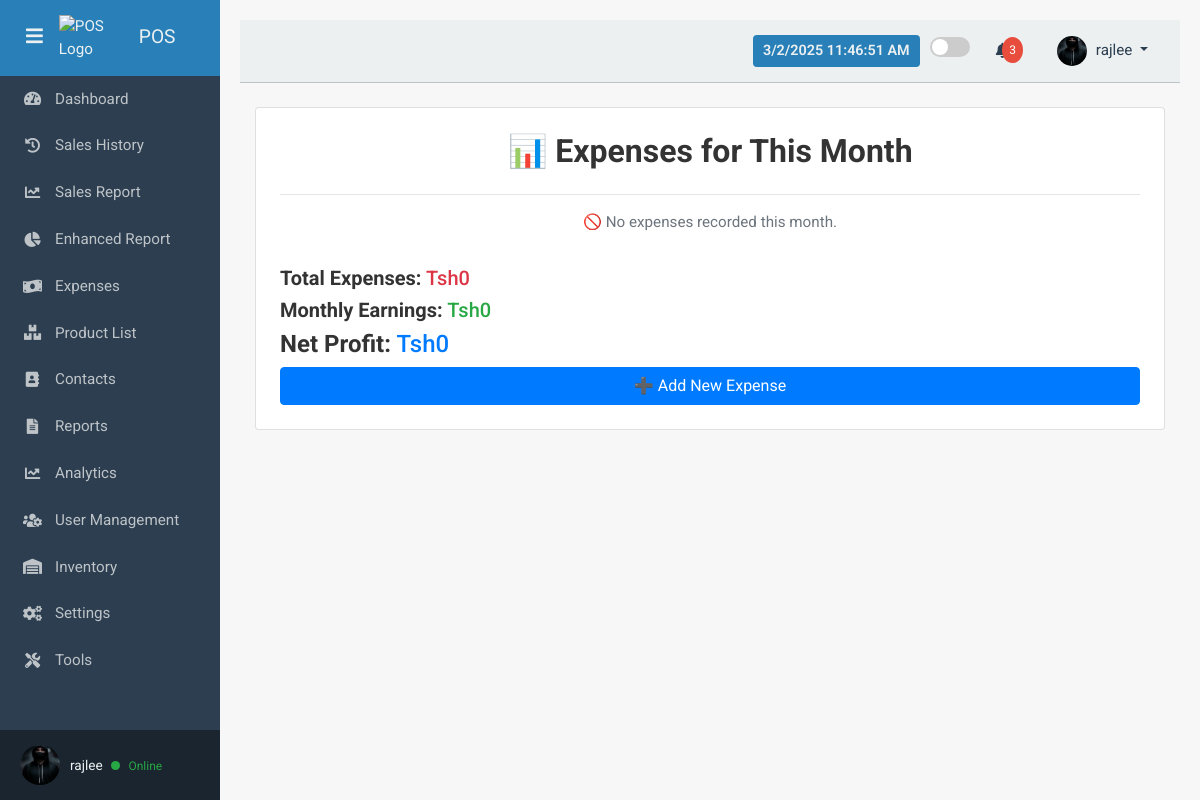
The app's page /expenses/ (signed in), older data.
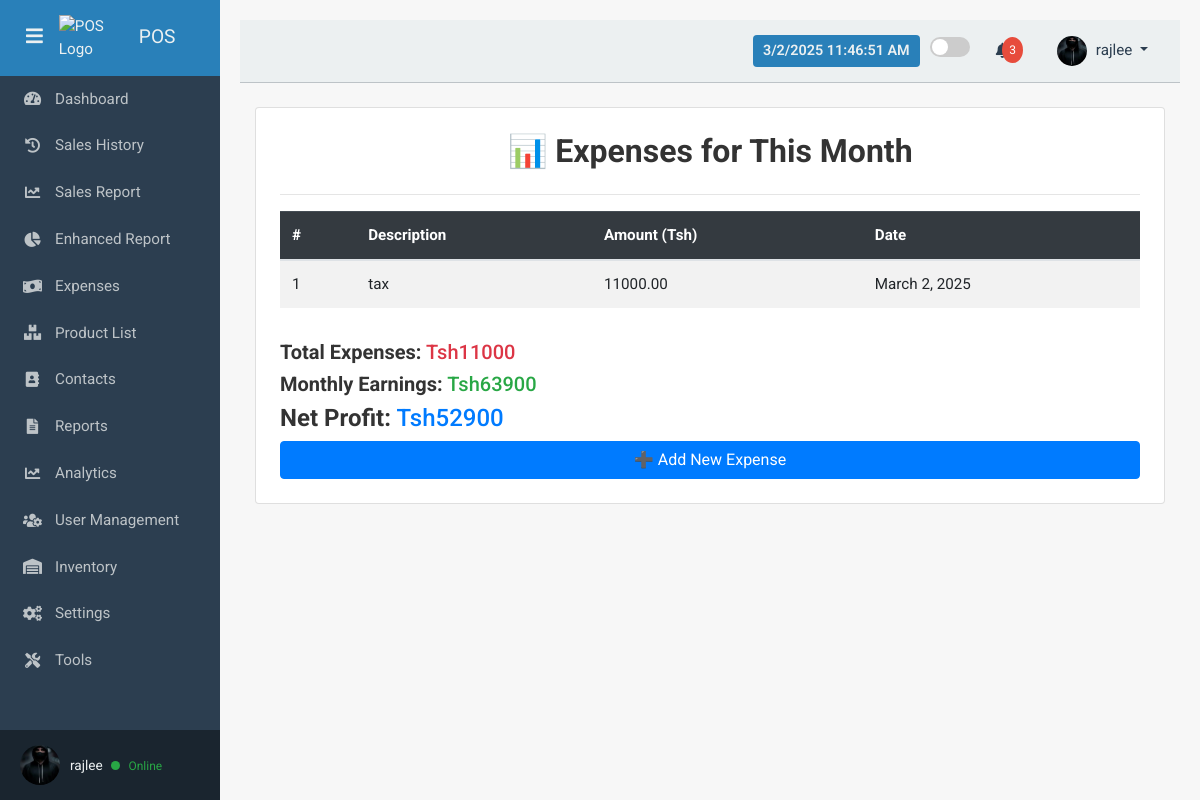
The same page, newer data.
### pos/models.py (models this page shows, shortened)
class Expense(models.Model):
    description = models.CharField(max_length=255)
    amount = models.DecimalField(max_digits=10, decimal_places=2)
    date = models.DateField(auto_now_add=True)  # Automatically set to today's date

### pos/views.py (the view)
# urls.py: path('expenses/', expense_list, name='expense_list'),
def expense_list(request):
    current_month = timezone.now().month
    expenses = Expense.objects.filter(date__month=current_month)
    total_expenses = expenses.aggregate(total=Sum('amount'))['total'] or 0
    monthly_earnings = calculate_monthly_earnings()
    net_profit = monthly_earnings - total_expenses
    context = {
        'expenses': expenses,
        'total_expenses': total_expenses,
        'monthly_earnings': monthly_earnings,
        'net_profit': net_profit,
    }
    return render(request, 'pos/expense_list.html', context)

### pos/views.py (called while the page is built)
def calculate_monthly_earnings():
    current_month = timezone.now().month
    earnings = Sale.objects.filter(date__month=current_month).aggregate(total=Sum('total_amount'))['total'] or 0
    return earnings

### pos/templates/pos/expense_list.html (shortened to what this page needs)
{% extends "base.html" %}
{% block content %}
  <div class="card p-4">
    <h2 class="text-center">📊 Expenses for This Month</h2>
    <hr>
    {% if expenses %}
      <table class="table table-striped">
        <thead class="table-dark">
          <tr>
            <th>#</th>
            <th>Description</th>
            <th>Amount (Tsh)</th>
            <th>Date</th>
          </tr>
        </thead>
        <tbody>
          {% for expense in expenses %}
          <tr>
            <td>{{ forloop.counter }}</td>
            <td>{{ expense.description }}</td>
            <td>{{ expense.amount }}</td>
            <td>{{ expense.date }}</td>
          </tr>
          {% endfor %}
        </tbody>
      </table>
    {% else %}
      <p class="text-muted text-center">🚫 No expenses recorded this month.</p>
    {% endif %}
    <div class="mt-3">
      <h5><strong>Total Expenses:</strong> <span class="text-danger">Tsh{{ total_expenses }}</span></h5>
      <h5><strong>Monthly Earnings:</strong> <span class="text-success">Tsh{{ monthly_earnings }}</span></h5>
      <h4><strong>Net Profit:</strong> <span class="text-primary">Tsh{{ net_profit }}</span></h4>
    </div>
    <a href="{% url 'add_expense' %}" class="btn btn-primary btn-add">➕ Add New Expense</a>
  </div>
{% endblock %}

Row changes from the older to the newer data that the page shows:
added Expense: description "tax", amount "11000.00", date "March 2, 2025"
Text that changed along with them:
{{ total_expenses }}: "0" → "11000"
{{ monthly_earnings }}: "0" → "63900"
{{ net_profit }}: "0" → "52900"
text no longer shown: "🚫 No expenses recorded this month."
text now shown: "# Description Amount (Tsh) Date"
